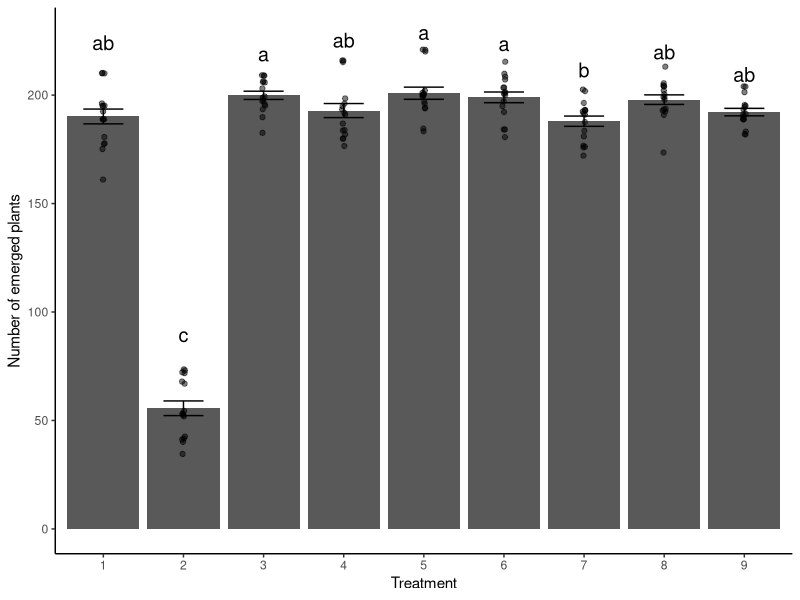

Recreate this plot in R.
## ---- chunk 1
#loading all the necessary libraries

library(tidyverse)
library(lme4)
library(emmeans)
library(multcomp)
library(multcompView)
library(stringr)

datum <- read.csv("PlantEmergence.csv") #loading data using relative file path
head(datum)

datum$Treatment <- as.factor(datum$Treatment) #setting treatment as factor
datum$DaysAfterPlanting <- as.factor(datum$DaysAfterPlanting) #setting DaysAfterPlanting as factor
datum$Rep <- as.factor(datum$Rep) #setting Rep as factor

## ---- chunk 2

lm1 <- lm(Emergence~Treatment+DaysAfterPlanting+Treatment:DaysAfterPlanting, data = datum) #running linear model
summary(lm1)
anova(lm1) #anova

## ---- chunk 3
lm2 <- lm(Emergence~Treatment+DaysAfterPlanting, data = datum)
summary(lm2)
confint(lm2)
anova(lm2)
## ---- chunk 4
lsmeans <- emmeans(lm2, ~Treatment) 
Results_lsmeans <- cld(lsmeans, alpha = 0.05, reversed = TRUE, details = TRUE)
Results_lsmeans
## ---- chunk 5
plot_cldbars_onefactor <- function(lm_model, factor) {
  data <- lm_model$model
  variables <- colnames(lm_model$model)
  dependent_var <- variables[1]
  independent_var <- variables[2:length(variables)]

  lsmeans <- emmeans(lm_model, as.formula(paste("~", factor))) # estimate lsmeans 
  Results_lsmeans <- cld(lsmeans, alpha = 0.05, reversed = TRUE, details = TRUE, Letters = letters) # contrast with Tukey adjustment by default.
  
  # Extracting the letters for the bars
  sig.diff.letters <- data.frame(Results_lsmeans$emmeans[,1], 
                                 str_trim(Results_lsmeans$emmeans[,7]))
  colnames(sig.diff.letters) <- c(factor, "Letters")
  
  # for plotting with letters from significance test
  ave_stand2 <- lm_model$model %>%
    group_by(!!sym(factor)) %>%
    dplyr::summarize(
      ave.emerge = mean(.data[[dependent_var]], na.rm = TRUE),
      se = sd(.data[[dependent_var]]) / sqrt(n())
    ) %>%
    left_join(sig.diff.letters, by = factor) %>%
    mutate(letter_position = ave.emerge + 10 * se)
  
  plot <- ggplot(data, aes(x = !! sym(factor), y = !! sym(dependent_var))) + 
    stat_summary(fun = mean, geom = "bar") +
    stat_summary(fun.data = mean_se, geom = "errorbar", width = 0.5) +
    ylab("Number of emerged plants") + 
    geom_jitter(width = 0.02, alpha = 0.5) +
    geom_text(data = ave_stand2, aes(label = Letters, y = letter_position), size = 5) +
    xlab(as.character(factor)) +
    theme_classic()
  
  return(plot)
}

plot_cldbars_onefactor(lm2,"Treatment")
